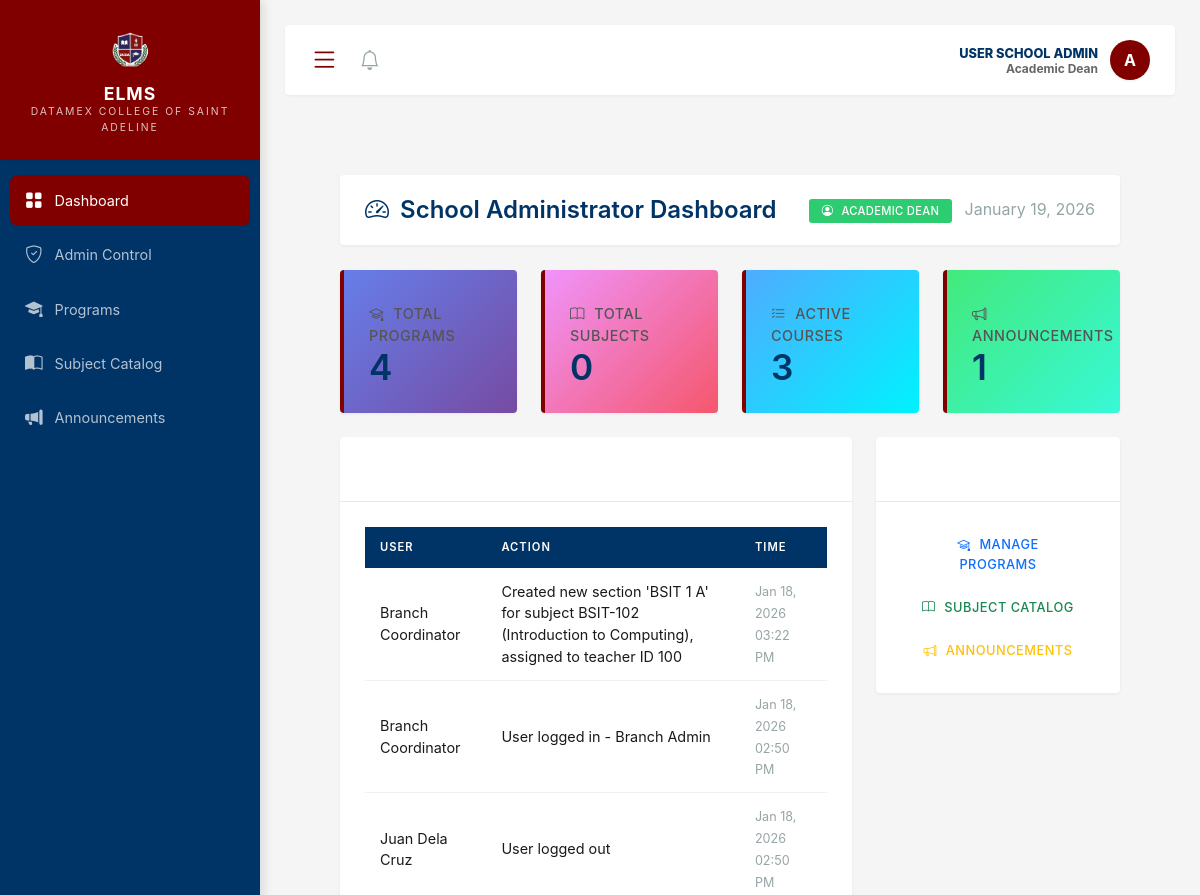
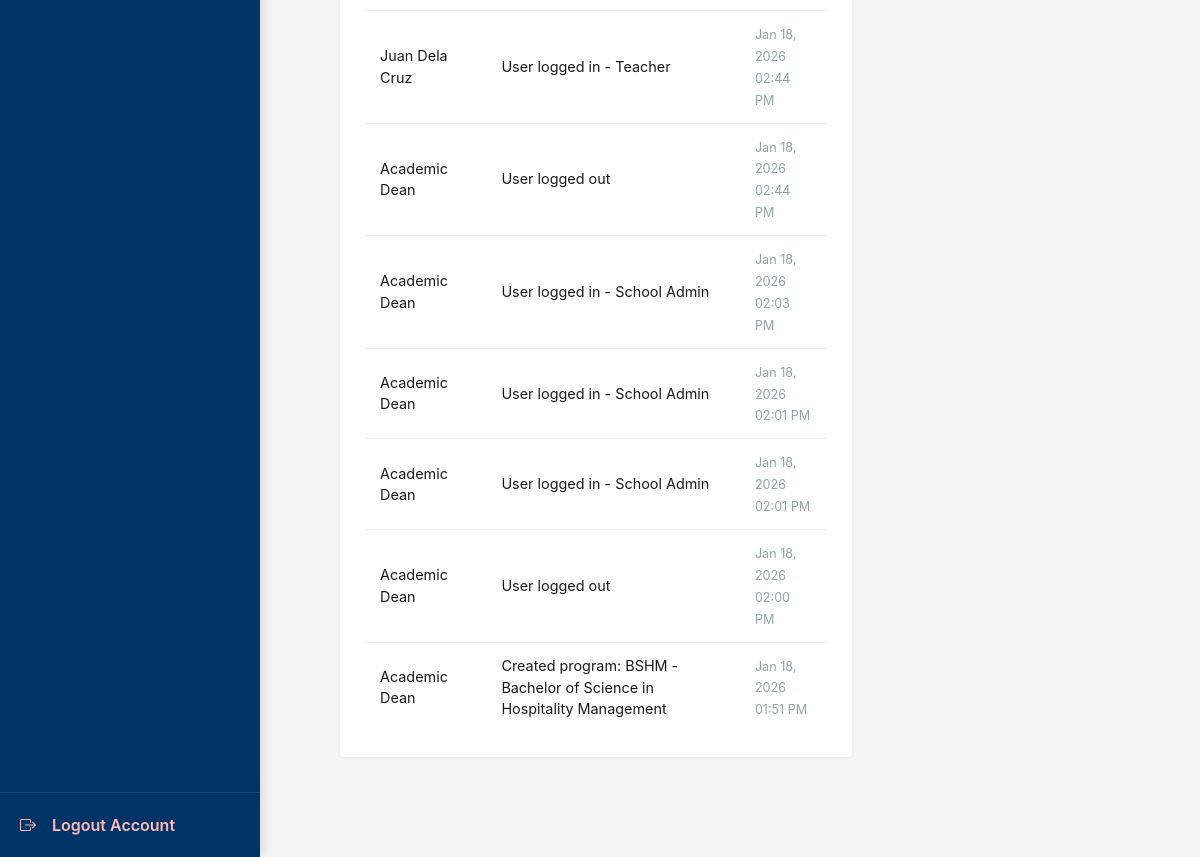
/modules/school_admin/dashboard.php (signed in), run on the app's committed database (2 pictures, top to bottom).
### tables this page shows
CREATE TABLE `audit_logs` (
  `id` int(10) UNSIGNED NOT NULL,
  `user_id` int(10) UNSIGNED DEFAULT NULL,
  `action` varchar(255) NOT NULL,
  `ip_address` varchar(45) DEFAULT NULL,
  `timestamp` timestamp NOT NULL DEFAULT current_timestamp()
);

### modules/school_admin/dashboard.php (the view, shortened to what this page needs)
<?php
require_once '../../config/init.php';
$stats = [
    'total_programs' => 0,
    'total_subjects' => 0,
    'active_courses' => 0,
    'total_announcements' => 0
];
$result = $conn->query("SELECT COUNT(*) as count FROM programs WHERE is_active = 1");
if ($row = $result->fetch_assoc()) {
    $stats['total_programs'] = $row['count'];
}
$result = $conn->query("SELECT COUNT(*) as count FROM subjects WHERE is_active = 1");
if ($row = $result->fetch_assoc()) {
    $stats['total_subjects'] = $row['count'];
}
$result = $conn->query("SELECT COUNT(*) as count FROM courses");
if ($row = $result->fetch_assoc()) {
    $stats['active_courses'] = $row['count'];
}
$result = $conn->query("SELECT COUNT(*) as count FROM announcements WHERE is_active = 1");
if ($row = $result->fetch_assoc()) {
    $stats['total_announcements'] = $row['count'];
}
$recent_activity = $conn->query("
    SELECT al.action, al.timestamp,
           CONCAT(up.first_name, ' ', up.last_name) as user_name
    FROM audit_logs al
    LEFT JOIN user_profiles up ON al.user_id = up.user_id
    ORDER BY al.timestamp DESC
    LIMIT 10
");
include '../../includes/header.php';
?>
<div class="wrapper">
    <?php include '../../includes/sidebar.php'; ?>
    <div id="content">
        <div class="navbar-custom d-flex justify-content-between align-items-center">
            <h4 class="mb-0" style="color: #003366;">
                <i class="bi bi-speedometer2"></i> School Administrator Dashboard
            </h4>
            <div>
                <span class="badge bg-success me-2">
                    <i class="bi bi-person-circle"></i> <?php echo htmlspecialchars($_SESSION['name']); ?>
                </span>
                <span class="text-muted"><?php echo date('F d, Y'); ?></span>
            </div>
        </div>
        <div class="row">
            <div class="col-md-3">
                <div class="stat-card" style="background: linear-gradient(135deg, #667eea 0%, #764ba2 100%);">
                    <p><i class="bi bi-mortarboard"></i> Total Programs</p>
                    <h3><?php echo number_format($stats['total_programs']); ?></h3>
                </div>
            </div>
            <div class="col-md-3">
                <div class="stat-card" style="background: linear-gradient(135deg, #f093fb 0%, #f5576c 100%);">
                    <p><i class="bi bi-book"></i> Total Subjects</p>
                    <h3><?php echo number_format($stats['total_subjects']); ?></h3>
                </div>
            </div>
            <div class="col-md-3">
                <div class="stat-card" style="background: linear-gradient(135deg, #4facfe 0%, #00f2fe 100%);">
                    <p><i class="bi bi-list-check"></i> Active Courses</p>
                    <h3><?php echo number_format($stats['active_courses']); ?></h3>
                </div>
            </div>
            <div class="col-md-3">
                <div class="stat-card" style="background: linear-gradient(135deg, #43e97b 0%, #38f9d7 100%);">
                    <p><i class="bi bi-megaphone"></i> Announcements</p>
                    <h3><?php echo number_format($stats['total_announcements']); ?></h3>
                </div>
            </div>
        </div>
        <div class="row mt-4">
            <div class="col-md-8">
                <div class="card shadow-sm">
                    <div class="card-header" style="background-color: #800000; color: white;">
                        <i class="bi bi-activity"></i> Recent Activity
                    </div>
                    <div class="card-body">
                        <table class="table table-hover">
                            <thead>
                                <tr>
                                    <th>User</th>
                                    <th>Action</th>
                                    <th>Time</th>
                                </tr>
                            </thead>
                            <tbody>
                                <?php while ($log = $recent_activity->fetch_assoc()): ?>
                                <tr>
                                    <td><?php echo htmlspecialchars($log['user_name'] ?? 'System'); ?></td>
                                    <td><?php echo htmlspecialchars($log['action']); ?></td>
                                    <td><small class="text-muted"><?php echo date('M d, Y h:i A', strtotime($log['timestamp'])); ?></small></td>
                                </tr>
                                <?php endwhile; ?>
                            </tbody>
                        </table>
                    </div>
                </div>
            </div>
            <div class="col-md-4">
                <div class="card shadow-sm">
                    <div class="card-header" style="background-color: #003366; color: white;">
                        <i class="bi bi-list-check"></i> Quick Actions
                    </div>
                    <div class="card-body">
                        <div class="d-grid gap-2">
                            <a href="programs.php" class="btn btn-outline-primary">
                                <i class="bi bi-mortarboard"></i> Manage Programs
                            </a>
                            <a href="curriculum.php" class="btn btn-outline-success">
                                <i class="bi bi-book"></i> Subject Catalog
                            </a>
                            <a href="announcements.php" class="btn btn-outline-warning">
                                <i class="bi bi-megaphone"></i> Announcements
                            </a>
                        </div>
                    </div>
                </div>
            </div>
        </div>
    </div>
</div>
</body>
</html>

### includes/header.php (style rules this page uses)
:root { --maroon: #800000; --blue: #003366; --sidebar-width: 260px; }
html, body { height: 100%; margin: 0; overflow: hidden; font-family: 'Public Sans', sans-serif; background-color: #f4f7f6; }
.wrapper { display: flex; width: 100%; height: 100vh; align-items: stretch; }
#content { flex: 1; display: flex; flex-direction: column; overflow: hidden; width: 100%; }
.navbar-custom { background: #fff; height: 70px; padding: 0 25px; display: flex; align-items: center; justify-content: space-between; box-shadow: 0 2px 10px rgba(0,0,0,0.05); z-index: 1000; }
body { background-color: #f5f5f5; font-family: -apple-system, BlinkMacSystemFont, "Segoe UI", Roboto, "Helvetica Neue", Arial, sans-serif; color: #1a1a1a; }
.card { border: none; border-radius: 4px; background: #fff; box-shadow: 0 1px 3px rgba(0,0,0,0.06); margin-bottom: 20px; }
.card-header { border: none !important; background-color: #fff !important; padding: 20px 25px !important; font-weight: 600 !important; border-bottom: 1px solid #e8e8e8 !important; color: var(--blue); }
.card-body { padding: 25px !important; }
.table { margin-bottom: 0; border-collapse: separate; border-spacing: 0; }
.table thead th { background-color: var(--blue); color: white; border: none; font-weight: 600; text-transform: uppercase; font-size: 0.7rem; letter-spacing: 1px; padding: 12px 15px; vertical-align: middle; }
.table tbody td { padding: 12px 15px; vertical-align: middle; border-bottom: 1px solid #f0f0f0; color: #1a1a1a; font-size: 0.9rem; }
.table tbody tr { transition: background-color 0.15s ease; }
.table tbody tr:last-child td { border-bottom: none; }
.btn { font-weight: 500; border-radius: 4px; padding: 0.5rem 1.25rem; border: none; transition: all 0.2s ease; text-transform: uppercase; font-size: 0.8rem; letter-spacing: 0.5px; }
.badge { padding: 0.4rem 0.8rem; font-weight: 500; border-radius: 3px; font-size: 0.7rem; text-transform: uppercase; letter-spacing: 0.3px; }
.badge.bg-success { background-color: #2ecc71 !important; }
.navbar-custom { background: white; padding: 20px 25px; border-radius: 4px; margin-bottom: 25px; box-shadow: 0 1px 3px rgba(0,0,0,0.06); }
.navbar-custom h4 { margin-bottom: 5px; color: var(--blue); font-weight: 600; font-size: 1.5rem; }
.stat-card { background: white; border-radius: 4px; padding: 25px; border-left: 4px solid var(--maroon); box-shadow: 0 1px 3px rgba(0,0,0,0.06); transition: all 0.2s ease; }
.stat-card h3 { font-weight: 600; color: var(--blue); margin: 0; font-size: 2.2rem; }
.stat-card p { color: #555; font-size: 0.9rem; margin-top: 8px; margin-bottom: 0; text-transform: uppercase; letter-spacing: 0.5px; font-weight: 500; }
#content { padding: 25px; }
.shadow-sm { box-shadow: 0 1px 3px rgba(0,0,0,0.06) !important; }
.text-muted { color: #95a5a6 !important; }
i.bi { margin-right: 5px; }

### data on the page
audit_logs: user_name "Branch Coordinator", action "Created new section 'BSIT 1 A' for subject BSIT-102 (Introduction to Computing), assigned to teacher ID 100", timestamp "Jan 18, 2026 03:22 PM"
audit_logs: user_name "Branch Coordinator", action "User logged in - Branch Admin", timestamp "Jan 18, 2026 02:50 PM"
audit_logs: user_name "Juan Dela Cruz", action "User logged out", timestamp "Jan 18, 2026 02:50 PM"
audit_logs: user_name "Juan Dela Cruz", action "User logged in - Teacher", timestamp "Jan 18, 2026 02:44 PM"
audit_logs: user_name "Academic Dean", action "User logged out", timestamp "Jan 18, 2026 02:44 PM"
audit_logs: user_name "Academic Dean", action "User logged in - School Admin", timestamp "Jan 18, 2026 02:03 PM"
audit_logs: user_name "Academic Dean", action "User logged in - School Admin", timestamp "Jan 18, 2026 02:01 PM"
audit_logs: user_name "Academic Dean", action "User logged in - School Admin", timestamp "Jan 18, 2026 02:01 PM"
audit_logs: user_name "Academic Dean", action "User logged out", timestamp "Jan 18, 2026 02:00 PM"
audit_logs: user_name "Academic Dean", action "Created program: BSHM - Bachelor of Science in Hospitality Management", timestamp "Jan 18, 2026 01:51 PM"

### other printed values
$_SESSION['role'] "SCHOOL ADMIN"
$_SESSION['name'] "Academic Dean"
substr($_SESSION['name'] ?? 'U', 0, 1) "A"
$_SESSION['name'] "ACADEMIC DEAN"
$stats['total_programs'] "4"
$stats['total_subjects'] "0"
$stats['active_courses'] "3"
$stats['total_announcements'] "1"
